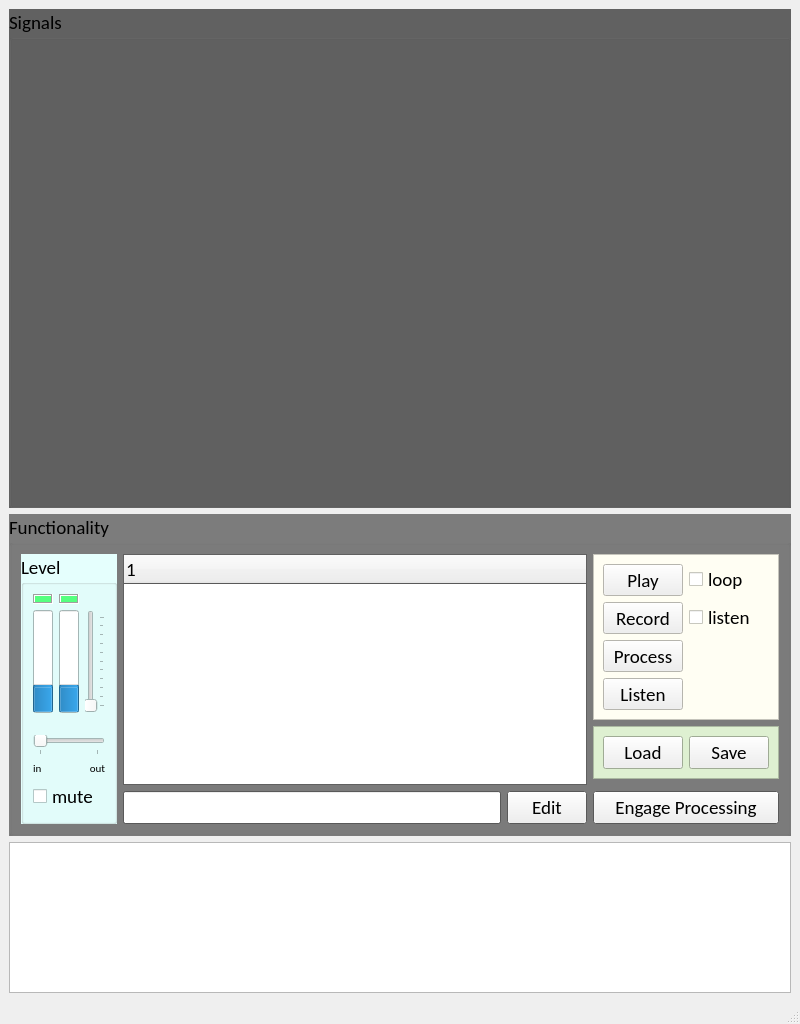
<?xml version="1.0" encoding="UTF-8"?>
<ui version="4.0">
 <class>MainWindow</class>
 <widget class="QMainWindow" name="MainWindow">
  <property name="geometry">
   <rect>
    <x>0</x>
    <y>0</y>
    <width>800</width>
    <height>1024</height>
   </rect>
  </property>
  <property name="windowTitle">
   <string>MainWindow</string>
  </property>
  <widget class="QWidget" name="centralwidget">
   <layout class="QGridLayout" name="gridLayout">
    <item row="0" column="0">
     <widget class="QGroupBox" name="groupBox">
      <property name="minimumSize">
       <size>
        <width>0</width>
        <height>499</height>
       </size>
      </property>
      <property name="maximumSize">
       <size>
        <width>16777215</width>
        <height>499</height>
       </size>
      </property>
      <property name="palette">
       <palette>
        <active>
         <colorrole role="Base">
          <brush brushstyle="SolidPattern">
           <color alpha="255">
            <red>255</red>
            <green>255</green>
            <blue>255</blue>
           </color>
          </brush>
         </colorrole>
         <colorrole role="Window">
          <brush brushstyle="SolidPattern">
           <color alpha="255">
            <red>97</red>
            <green>97</green>
            <blue>97</blue>
           </color>
          </brush>
         </colorrole>
        </active>
        <inactive>
         <colorrole role="Base">
          <brush brushstyle="SolidPattern">
           <color alpha="255">
            <red>255</red>
            <green>255</green>
            <blue>255</blue>
           </color>
          </brush>
         </colorrole>
         <colorrole role="Window">
          <brush brushstyle="SolidPattern">
           <color alpha="255">
            <red>97</red>
            <green>97</green>
            <blue>97</blue>
           </color>
          </brush>
         </colorrole>
        </inactive>
        <disabled>
         <colorrole role="Base">
          <brush brushstyle="SolidPattern">
           <color alpha="255">
            <red>97</red>
            <green>97</green>
            <blue>97</blue>
           </color>
          </brush>
         </colorrole>
         <colorrole role="Window">
          <brush brushstyle="SolidPattern">
           <color alpha="255">
            <red>97</red>
            <green>97</green>
            <blue>97</blue>
           </color>
          </brush>
         </colorrole>
        </disabled>
       </palette>
      </property>
      <property name="font">
       <font>
        <family>Calibri</family>
        <pointsize>14</pointsize>
       </font>
      </property>
      <property name="autoFillBackground">
       <bool>true</bool>
      </property>
      <property name="title">
       <string>Signals</string>
      </property>
      <layout class="QGridLayout" name="gridLayout_2" rowstretch="1,1">
       <item row="0" column="0">
        <widget class="QwtPlot" name="qwtPlot_left">
         <property name="minimumSize">
          <size>
           <width>0</width>
           <height>230</height>
          </size>
         </property>
         <property name="maximumSize">
          <size>
           <width>16777215</width>
           <height>230</height>
          </size>
         </property>
        </widget>
       </item>
       <item row="1" column="0">
        <widget class="QwtPlot" name="qwtPlot_right">
         <property name="minimumSize">
          <size>
           <width>0</width>
           <height>230</height>
          </size>
         </property>
         <property name="maximumSize">
          <size>
           <width>16777215</width>
           <height>230</height>
          </size>
         </property>
        </widget>
       </item>
      </layout>
     </widget>
    </item>
    <item row="1" column="0">
     <widget class="QGroupBox" name="groupBox_2">
      <property name="palette">
       <palette>
        <active>
         <colorrole role="Base">
          <brush brushstyle="SolidPattern">
           <color alpha="255">
            <red>255</red>
            <green>255</green>
            <blue>255</blue>
           </color>
          </brush>
         </colorrole>
         <colorrole role="Window">
          <brush brushstyle="SolidPattern">
           <color alpha="255">
            <red>124</red>
            <green>124</green>
            <blue>124</blue>
           </color>
          </brush>
         </colorrole>
        </active>
        <inactive>
         <colorrole role="Base">
          <brush brushstyle="SolidPattern">
           <color alpha="255">
            <red>255</red>
            <green>255</green>
            <blue>255</blue>
           </color>
          </brush>
         </colorrole>
         <colorrole role="Window">
          <brush brushstyle="SolidPattern">
           <color alpha="255">
            <red>124</red>
            <green>124</green>
            <blue>124</blue>
           </color>
          </brush>
         </colorrole>
        </inactive>
        <disabled>
         <colorrole role="Base">
          <brush brushstyle="SolidPattern">
           <color alpha="255">
            <red>124</red>
            <green>124</green>
            <blue>124</blue>
           </color>
          </brush>
         </colorrole>
         <colorrole role="Window">
          <brush brushstyle="SolidPattern">
           <color alpha="255">
            <red>124</red>
            <green>124</green>
            <blue>124</blue>
           </color>
          </brush>
         </colorrole>
        </disabled>
       </palette>
      </property>
      <property name="font">
       <font>
        <family>Calibri</family>
        <pointsize>14</pointsize>
       </font>
      </property>
      <property name="autoFillBackground">
       <bool>true</bool>
      </property>
      <property name="title">
       <string>Functionality</string>
      </property>
      <layout class="QGridLayout" name="gridLayout_3" rowstretch="1,1,1,1,1,1,0,0" columnstretch="1,5,1,1,1,0">
       <item row="7" column="1" colspan="2">
        <widget class="QLineEdit" name="lineEdit"/>
       </item>
       <item row="7" column="3">
        <widget class="QPushButton" name="pushButton_edit">
         <property name="font">
          <font>
           <pointsize>14</pointsize>
           <weight>50</weight>
           <italic>false</italic>
           <bold>false</bold>
           <kerning>true</kerning>
          </font>
         </property>
         <property name="text">
          <string>Edit</string>
         </property>
        </widget>
       </item>
       <item row="5" column="4" colspan="2">
        <widget class="QFrame" name="frame_2">
         <property name="palette">
          <palette>
           <active>
            <colorrole role="Base">
             <brush brushstyle="SolidPattern">
              <color alpha="255">
               <red>255</red>
               <green>255</green>
               <blue>255</blue>
              </color>
             </brush>
            </colorrole>
            <colorrole role="Window">
             <brush brushstyle="SolidPattern">
              <color alpha="255">
               <red>222</red>
               <green>240</green>
               <blue>209</blue>
              </color>
             </brush>
            </colorrole>
           </active>
           <inactive>
            <colorrole role="Base">
             <brush brushstyle="SolidPattern">
              <color alpha="255">
               <red>255</red>
               <green>255</green>
               <blue>255</blue>
              </color>
             </brush>
            </colorrole>
            <colorrole role="Window">
             <brush brushstyle="SolidPattern">
              <color alpha="255">
               <red>222</red>
               <green>240</green>
               <blue>209</blue>
              </color>
             </brush>
            </colorrole>
           </inactive>
           <disabled>
            <colorrole role="Base">
             <brush brushstyle="SolidPattern">
              <color alpha="255">
               <red>222</red>
               <green>240</green>
               <blue>209</blue>
              </color>
             </brush>
            </colorrole>
            <colorrole role="Window">
             <brush brushstyle="SolidPattern">
              <color alpha="255">
               <red>222</red>
               <green>240</green>
               <blue>209</blue>
              </color>
             </brush>
            </colorrole>
           </disabled>
          </palette>
         </property>
         <property name="autoFillBackground">
          <bool>true</bool>
         </property>
         <property name="frameShape">
          <enum>QFrame::StyledPanel</enum>
         </property>
         <property name="frameShadow">
          <enum>QFrame::Raised</enum>
         </property>
         <layout class="QGridLayout" name="gridLayout_6">
          <item row="0" column="0">
           <widget class="QPushButton" name="pushButton_load">
            <property name="font">
             <font>
              <pointsize>14</pointsize>
              <weight>50</weight>
              <italic>false</italic>
              <bold>false</bold>
              <kerning>true</kerning>
             </font>
            </property>
            <property name="text">
             <string>Load</string>
            </property>
           </widget>
          </item>
          <item row="0" column="1">
           <widget class="QPushButton" name="pushButton_save">
            <property name="font">
             <font>
              <family>Calibri</family>
              <pointsize>14</pointsize>
              <weight>50</weight>
              <italic>false</italic>
              <bold>false</bold>
              <kerning>true</kerning>
             </font>
            </property>
            <property name="text">
             <string>Save</string>
            </property>
           </widget>
          </item>
         </layout>
        </widget>
       </item>
       <item row="7" column="4" colspan="2">
        <widget class="QPushButton" name="pushButton_enhance">
         <property name="font">
          <font>
           <family>Calibri</family>
           <pointsize>14</pointsize>
           <weight>50</weight>
           <italic>false</italic>
           <bold>false</bold>
           <kerning>true</kerning>
          </font>
         </property>
         <property name="text">
          <string>Engage Processing</string>
         </property>
        </widget>
       </item>
       <item row="0" column="0" rowspan="8">
        <widget class="QGroupBox" name="groupBox_3">
         <property name="palette">
          <palette>
           <active>
            <colorrole role="Base">
             <brush brushstyle="SolidPattern">
              <color alpha="255">
               <red>255</red>
               <green>255</green>
               <blue>255</blue>
              </color>
             </brush>
            </colorrole>
            <colorrole role="Window">
             <brush brushstyle="SolidPattern">
              <color alpha="255">
               <red>229</red>
               <green>255</green>
               <blue>253</blue>
              </color>
             </brush>
            </colorrole>
           </active>
           <inactive>
            <colorrole role="Base">
             <brush brushstyle="SolidPattern">
              <color alpha="255">
               <red>255</red>
               <green>255</green>
               <blue>255</blue>
              </color>
             </brush>
            </colorrole>
            <colorrole role="Window">
             <brush brushstyle="SolidPattern">
              <color alpha="255">
               <red>229</red>
               <green>255</green>
               <blue>253</blue>
              </color>
             </brush>
            </colorrole>
           </inactive>
           <disabled>
            <colorrole role="Base">
             <brush brushstyle="SolidPattern">
              <color alpha="255">
               <red>229</red>
               <green>255</green>
               <blue>253</blue>
              </color>
             </brush>
            </colorrole>
            <colorrole role="Window">
             <brush brushstyle="SolidPattern">
              <color alpha="255">
               <red>229</red>
               <green>255</green>
               <blue>253</blue>
              </color>
             </brush>
            </colorrole>
           </disabled>
          </palette>
         </property>
         <property name="autoFillBackground">
          <bool>true</bool>
         </property>
         <property name="title">
          <string>Level</string>
         </property>
         <layout class="QGridLayout" name="gridLayout_4">
          <item row="1" column="1">
           <widget class="QProgressBar" name="progressBar_out_left">
            <property name="minimumSize">
             <size>
              <width>20</width>
              <height>0</height>
             </size>
            </property>
            <property name="maximumSize">
             <size>
              <width>20</width>
              <height>16777215</height>
             </size>
            </property>
            <property name="value">
             <number>24</number>
            </property>
            <property name="textVisible">
             <bool>false</bool>
            </property>
            <property name="orientation">
             <enum>Qt::Vertical</enum>
            </property>
           </widget>
          </item>
          <item row="1" column="3">
           <widget class="QSlider" name="verticalSlider_gain_out">
            <property name="orientation">
             <enum>Qt::Vertical</enum>
            </property>
            <property name="tickPosition">
             <enum>QSlider::TicksBelow</enum>
            </property>
           </widget>
          </item>
          <item row="0" column="2">
           <widget class="QLabel" name="label_overload_out_right">
            <property name="minimumSize">
             <size>
              <width>20</width>
              <height>10</height>
             </size>
            </property>
            <property name="maximumSize">
             <size>
              <width>20</width>
              <height>10</height>
             </size>
            </property>
            <property name="palette">
             <palette>
              <active>
               <colorrole role="Base">
                <brush brushstyle="SolidPattern">
                 <color alpha="255">
                  <red>255</red>
                  <green>255</green>
                  <blue>255</blue>
                 </color>
                </brush>
               </colorrole>
               <colorrole role="Window">
                <brush brushstyle="SolidPattern">
                 <color alpha="255">
                  <red>85</red>
                  <green>255</green>
                  <blue>127</blue>
                 </color>
                </brush>
               </colorrole>
              </active>
              <inactive>
               <colorrole role="Base">
                <brush brushstyle="SolidPattern">
                 <color alpha="255">
                  <red>255</red>
                  <green>255</green>
                  <blue>255</blue>
                 </color>
                </brush>
               </colorrole>
               <colorrole role="Window">
                <brush brushstyle="SolidPattern">
                 <color alpha="255">
                  <red>85</red>
                  <green>255</green>
                  <blue>127</blue>
                 </color>
                </brush>
               </colorrole>
              </inactive>
              <disabled>
               <colorrole role="Base">
                <brush brushstyle="SolidPattern">
                 <color alpha="255">
                  <red>85</red>
                  <green>255</green>
                  <blue>127</blue>
                 </color>
                </brush>
               </colorrole>
               <colorrole role="Window">
                <brush brushstyle="SolidPattern">
                 <color alpha="255">
                  <red>85</red>
                  <green>255</green>
                  <blue>127</blue>
                 </color>
                </brush>
               </colorrole>
              </disabled>
             </palette>
            </property>
            <property name="autoFillBackground">
             <bool>true</bool>
            </property>
            <property name="frameShape">
             <enum>QFrame::Box</enum>
            </property>
            <property name="frameShadow">
             <enum>QFrame::Sunken</enum>
            </property>
            <property name="text">
             <string/>
            </property>
           </widget>
          </item>
          <item row="1" column="2">
           <widget class="QProgressBar" name="progressBar_out_right">
            <property name="minimumSize">
             <size>
              <width>20</width>
              <height>0</height>
             </size>
            </property>
            <property name="maximumSize">
             <size>
              <width>20</width>
              <height>16777215</height>
             </size>
            </property>
            <property name="value">
             <number>24</number>
            </property>
            <property name="textVisible">
             <bool>false</bool>
            </property>
            <property name="orientation">
             <enum>Qt::Vertical</enum>
            </property>
           </widget>
          </item>
          <item row="2" column="2">
           <widget class="QLabel" name="label_level_right">
            <property name="font">
             <font>
              <pointsize>6</pointsize>
             </font>
            </property>
            <property name="text">
             <string/>
            </property>
            <property name="alignment">
             <set>Qt::AlignCenter</set>
            </property>
           </widget>
          </item>
          <item row="2" column="1">
           <widget class="QLabel" name="label_level_left">
            <property name="font">
             <font>
              <pointsize>6</pointsize>
             </font>
            </property>
            <property name="text">
             <string/>
            </property>
            <property name="alignment">
             <set>Qt::AlignCenter</set>
            </property>
           </widget>
          </item>
          <item row="0" column="1">
           <widget class="QLabel" name="label_overload_out_left">
            <property name="minimumSize">
             <size>
              <width>20</width>
              <height>10</height>
             </size>
            </property>
            <property name="maximumSize">
             <size>
              <width>20</width>
              <height>10</height>
             </size>
            </property>
            <property name="palette">
             <palette>
              <active>
               <colorrole role="Base">
                <brush brushstyle="SolidPattern">
                 <color alpha="255">
                  <red>255</red>
                  <green>255</green>
                  <blue>255</blue>
                 </color>
                </brush>
               </colorrole>
               <colorrole role="Window">
                <brush brushstyle="SolidPattern">
                 <color alpha="255">
                  <red>85</red>
                  <green>255</green>
                  <blue>127</blue>
                 </color>
                </brush>
               </colorrole>
              </active>
              <inactive>
               <colorrole role="Base">
                <brush brushstyle="SolidPattern">
                 <color alpha="255">
                  <red>255</red>
                  <green>255</green>
                  <blue>255</blue>
                 </color>
                </brush>
               </colorrole>
               <colorrole role="Window">
                <brush brushstyle="SolidPattern">
                 <color alpha="255">
                  <red>85</red>
                  <green>255</green>
                  <blue>127</blue>
                 </color>
                </brush>
               </colorrole>
              </inactive>
              <disabled>
               <colorrole role="Base">
                <brush brushstyle="SolidPattern">
                 <color alpha="255">
                  <red>85</red>
                  <green>255</green>
                  <blue>127</blue>
                 </color>
                </brush>
               </colorrole>
               <colorrole role="Window">
                <brush brushstyle="SolidPattern">
                 <color alpha="255">
                  <red>85</red>
                  <green>255</green>
                  <blue>127</blue>
                 </color>
                </brush>
               </colorrole>
              </disabled>
             </palette>
            </property>
            <property name="autoFillBackground">
             <bool>true</bool>
            </property>
            <property name="frameShape">
             <enum>QFrame::Box</enum>
            </property>
            <property name="frameShadow">
             <enum>QFrame::Sunken</enum>
            </property>
            <property name="text">
             <string/>
            </property>
           </widget>
          </item>
          <item row="5" column="1" colspan="3">
           <widget class="QCheckBox" name="checkBox_mute">
            <property name="text">
             <string>mute</string>
            </property>
           </widget>
          </item>
          <item row="3" column="1" colspan="3">
           <widget class="QSlider" name="horizontalSlider">
            <property name="maximum">
             <number>1</number>
            </property>
            <property name="orientation">
             <enum>Qt::Horizontal</enum>
            </property>
            <property name="tickPosition">
             <enum>QSlider::TicksBelow</enum>
            </property>
           </widget>
          </item>
          <item row="4" column="1">
           <widget class="QLabel" name="label">
            <property name="font">
             <font>
              <pointsize>8</pointsize>
             </font>
            </property>
            <property name="text">
             <string>in</string>
            </property>
           </widget>
          </item>
          <item row="4" column="3">
           <widget class="QLabel" name="label_2">
            <property name="font">
             <font>
              <pointsize>8</pointsize>
             </font>
            </property>
            <property name="text">
             <string>out</string>
            </property>
            <property name="alignment">
             <set>Qt::AlignRight|Qt::AlignTrailing|Qt::AlignVCenter</set>
            </property>
           </widget>
          </item>
         </layout>
        </widget>
       </item>
       <item row="0" column="1" rowspan="7" colspan="3">
        <widget class="QTreeWidget" name="treeWidget">
         <column>
          <property name="text">
           <string notr="true">1</string>
          </property>
         </column>
        </widget>
       </item>
       <item row="0" column="4" rowspan="5" colspan="2">
        <widget class="QFrame" name="frame">
         <property name="minimumSize">
          <size>
           <width>100</width>
           <height>100</height>
          </size>
         </property>
         <property name="palette">
          <palette>
           <active>
            <colorrole role="Base">
             <brush brushstyle="SolidPattern">
              <color alpha="255">
               <red>255</red>
               <green>255</green>
               <blue>255</blue>
              </color>
             </brush>
            </colorrole>
            <colorrole role="Window">
             <brush brushstyle="SolidPattern">
              <color alpha="255">
               <red>255</red>
               <green>254</green>
               <blue>243</blue>
              </color>
             </brush>
            </colorrole>
           </active>
           <inactive>
            <colorrole role="Base">
             <brush brushstyle="SolidPattern">
              <color alpha="255">
               <red>255</red>
               <green>255</green>
               <blue>255</blue>
              </color>
             </brush>
            </colorrole>
            <colorrole role="Window">
             <brush brushstyle="SolidPattern">
              <color alpha="255">
               <red>255</red>
               <green>254</green>
               <blue>243</blue>
              </color>
             </brush>
            </colorrole>
           </inactive>
           <disabled>
            <colorrole role="Base">
             <brush brushstyle="SolidPattern">
              <color alpha="255">
               <red>255</red>
               <green>254</green>
               <blue>243</blue>
              </color>
             </brush>
            </colorrole>
            <colorrole role="Window">
             <brush brushstyle="SolidPattern">
              <color alpha="255">
               <red>255</red>
               <green>254</green>
               <blue>243</blue>
              </color>
             </brush>
            </colorrole>
           </disabled>
          </palette>
         </property>
         <property name="autoFillBackground">
          <bool>true</bool>
         </property>
         <property name="frameShape">
          <enum>QFrame::StyledPanel</enum>
         </property>
         <property name="frameShadow">
          <enum>QFrame::Raised</enum>
         </property>
         <layout class="QGridLayout" name="gridLayout_5">
          <item row="1" column="0">
           <widget class="QPushButton" name="pushButton_record">
            <property name="font">
             <font>
              <family>Calibri</family>
              <pointsize>14</pointsize>
              <weight>50</weight>
              <italic>false</italic>
              <bold>false</bold>
              <kerning>true</kerning>
             </font>
            </property>
            <property name="text">
             <string>Record</string>
            </property>
           </widget>
          </item>
          <item row="0" column="0">
           <widget class="QPushButton" name="pushButton_play">
            <property name="font">
             <font>
              <family>Calibri</family>
              <pointsize>14</pointsize>
              <weight>50</weight>
              <italic>false</italic>
              <bold>false</bold>
              <kerning>true</kerning>
             </font>
            </property>
            <property name="text">
             <string>Play</string>
            </property>
           </widget>
          </item>
          <item row="2" column="0">
           <widget class="QPushButton" name="pushButton_process">
            <property name="font">
             <font>
              <family>Calibri</family>
              <pointsize>14</pointsize>
              <weight>50</weight>
              <italic>false</italic>
              <bold>false</bold>
              <kerning>true</kerning>
             </font>
            </property>
            <property name="text">
             <string>Process</string>
            </property>
           </widget>
          </item>
          <item row="3" column="0">
           <widget class="QPushButton" name="pushButton_listen">
            <property name="font">
             <font>
              <pointsize>14</pointsize>
              <weight>50</weight>
              <italic>false</italic>
              <bold>false</bold>
              <kerning>true</kerning>
             </font>
            </property>
            <property name="text">
             <string>Listen</string>
            </property>
           </widget>
          </item>
          <item row="0" column="1">
           <widget class="QCheckBox" name="checkBox_loop">
            <property name="text">
             <string>loop</string>
            </property>
           </widget>
          </item>
          <item row="1" column="1">
           <widget class="QCheckBox" name="checkBox_listen">
            <property name="text">
             <string>listen</string>
            </property>
           </widget>
          </item>
         </layout>
        </widget>
       </item>
      </layout>
     </widget>
    </item>
    <item row="2" column="0">
     <widget class="QListWidget" name="listWidget_messages"/>
    </item>
   </layout>
  </widget>
  <widget class="QMenuBar" name="menubar">
   <property name="geometry">
    <rect>
     <x>0</x>
     <y>0</y>
     <width>800</width>
     <height>21</height>
    </rect>
   </property>
  </widget>
  <widget class="QStatusBar" name="statusbar"/>
 </widget>
 <customwidgets>
  <customwidget>
   <class>QwtPlot</class>
   <extends>QFrame</extends>
   <header>qwt_plot.h</header>
   <container>1</container>
  </customwidget>
 </customwidgets>
 <resources/>
 <connections>
  <connection>
   <sender>pushButton_play</sender>
   <signal>clicked()</signal>
   <receiver>MainWindow</receiver>
   <slot>pushed_Play()</slot>
   <hints>
    <hint type="sourcelabel">
     <x>654</x>
     <y>592</y>
    </hint>
    <hint type="destinationlabel">
     <x>614</x>
     <y>0</y>
    </hint>
   </hints>
  </connection>
  <connection>
   <sender>pushButton_record</sender>
   <signal>clicked()</signal>
   <receiver>MainWindow</receiver>
   <slot>pushed_Record()</slot>
   <hints>
    <hint type="sourcelabel">
     <x>689</x>
     <y>634</y>
    </hint>
    <hint type="destinationlabel">
     <x>466</x>
     <y>0</y>
    </hint>
   </hints>
  </connection>
  <connection>
   <sender>pushButton_process</sender>
   <signal>clicked()</signal>
   <receiver>MainWindow</receiver>
   <slot>pushed_Process()</slot>
   <hints>
    <hint type="sourcelabel">
     <x>689</x>
     <y>666</y>
    </hint>
    <hint type="destinationlabel">
     <x>688</x>
     <y>0</y>
    </hint>
   </hints>
  </connection>
  <connection>
   <sender>pushButton_save</sender>
   <signal>clicked()</signal>
   <receiver>MainWindow</receiver>
   <slot>pushed_Save()</slot>
   <hints>
    <hint type="sourcelabel">
     <x>770</x>
     <y>798</y>
    </hint>
    <hint type="destinationlabel">
     <x>658</x>
     <y>0</y>
    </hint>
   </hints>
  </connection>
  <connection>
   <sender>pushButton_enhance</sender>
   <signal>clicked()</signal>
   <receiver>MainWindow</receiver>
   <slot>pushed_Enhance()</slot>
   <hints>
    <hint type="sourcelabel">
     <x>750</x>
     <y>823</y>
    </hint>
    <hint type="destinationlabel">
     <x>799</x>
     <y>389</y>
    </hint>
   </hints>
  </connection>
  <connection>
   <sender>pushButton_load</sender>
   <signal>clicked()</signal>
   <receiver>MainWindow</receiver>
   <slot>pushed_Load()</slot>
   <hints>
    <hint type="sourcelabel">
     <x>672</x>
     <y>783</y>
    </hint>
    <hint type="destinationlabel">
     <x>506</x>
     <y>0</y>
    </hint>
   </hints>
  </connection>
  <connection>
   <sender>pushButton_listen</sender>
   <signal>clicked()</signal>
   <receiver>MainWindow</receiver>
   <slot>pushed_Listen()</slot>
   <hints>
    <hint type="sourcelabel">
     <x>689</x>
     <y>729</y>
    </hint>
    <hint type="destinationlabel">
     <x>799</x>
     <y>432</y>
    </hint>
   </hints>
  </connection>
  <connection>
   <sender>pushButton_edit</sender>
   <signal>clicked()</signal>
   <receiver>MainWindow</receiver>
   <slot>pushed_Edit()</slot>
   <hints>
    <hint type="sourcelabel">
     <x>598</x>
     <y>851</y>
    </hint>
    <hint type="destinationlabel">
     <x>799</x>
     <y>595</y>
    </hint>
   </hints>
  </connection>
  <connection>
   <sender>treeWidget</sender>
   <signal>itemActivated(QTreeWidgetItem*,int)</signal>
   <receiver>MainWindow</receiver>
   <slot>newSelection_currentItem(QTreeWidgetItem*,int)</slot>
   <hints>
    <hint type="sourcelabel">
     <x>248</x>
     <y>662</y>
    </hint>
    <hint type="destinationlabel">
     <x>799</x>
     <y>499</y>
    </hint>
   </hints>
  </connection>
  <connection>
   <sender>verticalSlider_gain_out</sender>
   <signal>sliderReleased()</signal>
   <receiver>MainWindow</receiver>
   <slot>newValue_level()</slot>
   <hints>
    <hint type="sourcelabel">
     <x>88</x>
     <y>663</y>
    </hint>
    <hint type="destinationlabel">
     <x>233</x>
     <y>0</y>
    </hint>
   </hints>
  </connection>
  <connection>
   <sender>checkBox_mute</sender>
   <signal>clicked()</signal>
   <receiver>MainWindow</receiver>
   <slot>toggled_mute()</slot>
   <hints>
    <hint type="sourcelabel">
     <x>60</x>
     <y>839</y>
    </hint>
    <hint type="destinationlabel">
     <x>-4</x>
     <y>795</y>
    </hint>
   </hints>
  </connection>
  <connection>
   <sender>checkBox_loop</sender>
   <signal>clicked()</signal>
   <receiver>MainWindow</receiver>
   <slot>toggled_loop()</slot>
   <hints>
    <hint type="sourcelabel">
     <x>723</x>
     <y>596</y>
    </hint>
    <hint type="destinationlabel">
     <x>803</x>
     <y>646</y>
    </hint>
   </hints>
  </connection>
  <connection>
   <sender>checkBox_listen</sender>
   <signal>clicked()</signal>
   <receiver>MainWindow</receiver>
   <slot>toggled_listen()</slot>
   <hints>
    <hint type="sourcelabel">
     <x>732</x>
     <y>639</y>
    </hint>
    <hint type="destinationlabel">
     <x>805</x>
     <y>702</y>
    </hint>
   </hints>
  </connection>
  <connection>
   <sender>horizontalSlider</sender>
   <signal>sliderReleased()</signal>
   <receiver>MainWindow</receiver>
   <slot>newSelection_inoutslider()</slot>
   <hints>
    <hint type="sourcelabel">
     <x>77</x>
     <y>768</y>
    </hint>
    <hint type="destinationlabel">
     <x>-2</x>
     <y>643</y>
    </hint>
   </hints>
  </connection>
 </connections>
 <slots>
  <slot>pushed_Play()</slot>
  <slot>pushed_Record()</slot>
  <slot>pushed_Process()</slot>
  <slot>pushed_Save()</slot>
  <slot>pushed_Enhance()</slot>
  <slot>pushed_Load()</slot>
  <slot>pushed_Edit()</slot>
  <slot>pushed_Listen()</slot>
  <slot>pushed_Loop()</slot>
  <slot>newSelection_currentItem(QTreeWidgetItem*,int)</slot>
  <slot>newValue_level()</slot>
  <slot>toggled_loop()</slot>
  <slot>toggled_listen()</slot>
  <slot>toggled_mute()</slot>
  <slot>newSelection_inoutslider()</slot>
 </slots>
</ui>
